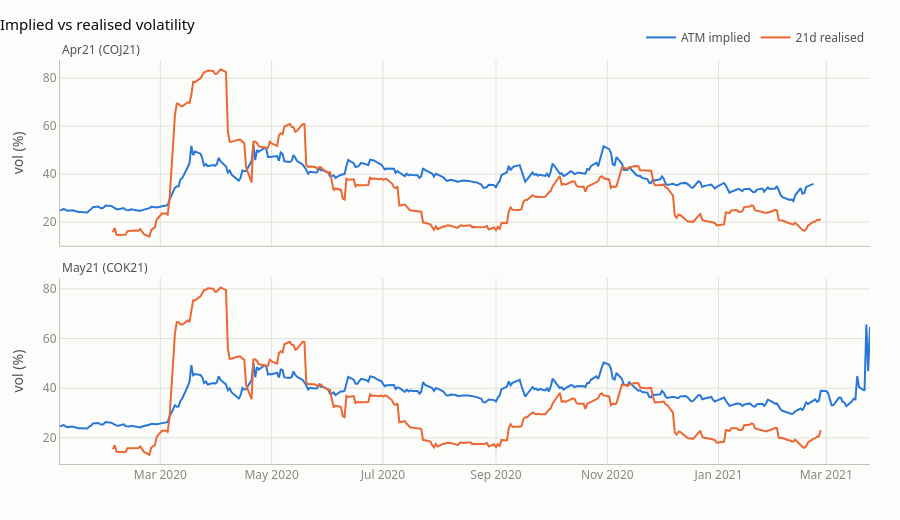

Notebook code for this chart:
### Markdown cell above
## 6. Implied volatility

### 6.1 Implied vs realised

### Code cell
atm_apr21 = eda.atm_vol(enriched, LEG_OPTIONS[0])
t0 = pd.Timestamp(INCEPTION)
assert abs(atm_apr21[t0] - ATM_IV_APR21) < ATM_IV_TOL
assert abs(atm_may21[t0] - ATM_IV_MAY21) < ATM_IV_TOL
realised = eda.realised_vol(res.returns)["COJ21"].dropna()
vol_premium = (atm_apr21.reindex(realised.index) - realised).dropna()
share_premium = float((vol_premium > 0).mean())
assert share_premium > 0.6  # implied above realised on most days
display(Markdown(f"Implied vol exceeds 21-day realised vol on **{share_premium:.0%}** of days."))
figures["Implied vs realised volatility"].show()

### Figure 1 — Plotly figure (JSON) as saved in the notebook; plotly's stock layout.template omitted (floating-point values rounded to 4 significant figures; data arrays with more than 128 entries replaced by an {"elided": "..."} marker saying what was removed)
{"data": [{"legendgroup": "ATM implied", "line": {"color": "#2a78d6", "width": 2}, "mode": "lines", "name": "ATM implied", "showlegend": true, "type": "scatter", "x": {"elided": "293 str values"}, "xaxis": "x", "y": {"elided": "293 float values"}, "yaxis": "y"}, {"legendgroup": "21d realised", "line": {"color": "#eb6834", "width": 2}, "mode": "lines", "name": "21d realised", "showlegend": true, "type": "scatter", "x": {"elided": "296 str values"}, "xaxis": "x", "y": {"elided": "296 float values"}, "yaxis": "y"}, {"legendgroup": "ATM implied", "line": {"color": "#2a78d6", "width": 2}, "mode": "lines", "name": "ATM implied", "showlegend": false, "type": "scatter", "x": {"elided": "316 str values"}, "xaxis": "x2", "y": {"elided": "316 float values"}, "yaxis": "y2"}, {"legendgroup": "21d realised", "line": {"color": "#eb6834", "width": 2}, "mode": "lines", "name": "21d realised", "showlegend": false, "type": "scatter", "x": {"elided": "296 str values"}, "xaxis": "x2", "y": {"elided": "296 float values"}, "yaxis": "y2"}], "layout": {"annotations": [{"font": {"color": "#52514e", "size": 12}, "showarrow": false, "text": "Apr21 (COJ21)", "x": 0, "xanchor": "left", "xref": "paper", "y": 1.0, "yanchor": "bottom", "yref": "paper"}, {"font": {"color": "#52514e", "size": 12}, "showarrow": false, "text": "May21 (COK21)", "x": 0, "xanchor": "left", "xref": "paper", "y": 0.46, "yanchor": "bottom", "yref": "paper"}], "font": {"color": "#52514e", "family": "system-ui, -apple-system, \"Segoe UI\", sans-serif", "size": 12}, "height": 520, "hoverlabel": {"bgcolor": "#fcfcfb", "font": {"color": "#0b0b0b"}}, "hovermode": "x unified", "legend": {"orientation": "h", "x": 1, "xanchor": "right", "y": 1.02, "yanchor": "bottom"}, "margin": {"b": 50, "l": 60, "r": 30, "t": 60}, "paper_bgcolor": "#fcfcfb", "plot_bgcolor": "#fcfcfb", "title": {"font": {"color": "#0b0b0b", "size": 15}, "text": "Implied vs realised volatility", "x": 0, "xanchor": "left"}, "xaxis": {"anchor": "y", "domain": [0.0, 1.0], "gridcolor": "#e1e0d9", "linecolor": "#c3c2b7", "matches": "x2", "showline": true, "showticklabels": false, "tickfont": {"color": "#898781"}, "title": {"font": {"color": "#52514e"}, "text": ""}, "zeroline": false}, "xaxis2": {"anchor": "y2", "domain": [0.0, 1.0], "gridcolor": "#e1e0d9", "linecolor": "#c3c2b7", "showline": true, "tickfont": {"color": "#898781"}, "title": {"font": {"color": "#52514e"}, "text": ""}, "zeroline": false}, "yaxis": {"anchor": "x", "domain": [0.54, 1.0], "gridcolor": "#e1e0d9", "linecolor": "#c3c2b7", "tickfont": {"color": "#898781"}, "title": {"font": {"color": "#52514e"}, "text": "vol (%)"}, "zeroline": false}, "yaxis2": {"anchor": "x2", "domain": [0.0, 0.46], "gridcolor": "#e1e0d9", "linecolor": "#c3c2b7", "tickfont": {"color": "#898781"}, "title": {"font": {"color": "#52514e"}, "text": "vol (%)"}, "zeroline": false}}}
